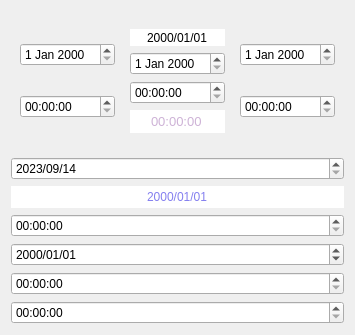
      <widget class="QWidget" name="datetimes">
       <layout class="QGridLayout" name="gridLayout">
        <item row="0" column="0">
         <widget class="QFrame" name="">
          <layout class="QHBoxLayout" name="horizontalLayout_4">
           <item>
            <widget class="QFrame" name="wefe_frame">
             <layout class="QGridLayout" name="gridLayout_41">
              <property name="leftMargin">
               <number>0</number>
              </property>
              <property name="topMargin">
               <number>0</number>
              </property>
              <property name="rightMargin">
               <number>0</number>
              </property>
              <property name="bottomMargin">
               <number>0</number>
              </property>
              <item row="0" column="0">
               <widget class="QDateEdit" name="wefe_date"/>
              </item>
              <item row="1" column="0">
               <widget class="QTimeEdit" name="wefe_time"/>
              </item>
             </layout>
            </widget>
           </item>
           <item>
            <widget class="QFrame" name="frame">
             <layout class="QVBoxLayout" name="verticalLayout_2">
              <item>
               <widget class="QDateEdit" name="lily_date">
                <property name="frame">
                 <bool>false</bool>
                </property>
                <property name="alignment">
                 <set>Qt::AlignCenter</set>
                </property>
                <property name="buttonSymbols">
                 <enum>QAbstractSpinBox::NoButtons</enum>
                </property>
                <property name="displayFormat">
                 <string>yyyy/MM/dd</string>
                </property>
               </widget>
              </item>
              <item>
               <widget class="QDateEdit" name="cspr_date"/>
              </item>
              <item>
               <widget class="QTimeEdit" name="cspr_time"/>
              </item>
              <item>
               <widget class="QTimeEdit" name="lily_time">
                <property name="styleSheet">
                 <string notr="true">
QTimeEdit {
color:rgb(205,178,214);
font-size:10pt;
}
QTimeEdit:hover {
color: rgb(225,198,234);
}
QTimeEdit:focus {
color: rgb(245,218,254);
}
    </string>
                </property>
                <property name="frame">
                 <bool>false</bool>
                </property>
                <property name="alignment">
                 <set>Qt::AlignCenter</set>
                </property>
                <property name="buttonSymbols">
                 <enum>QAbstractSpinBox::NoButtons</enum>
                </property>
                <property name="displayFormat">
                 <string>hh:mm:ss</string>
                </property>
               </widget>
              </item>
             </layout>
            </widget>
           </item>
           <item>
            <widget class="QFrame" name="mm_frame">
             <layout class="QGridLayout" name="gridLayout_44">
              <property name="leftMargin">
               <number>0</number>
              </property>
              <property name="topMargin">
               <number>0</number>
              </property>
              <property name="rightMargin">
               <number>0</number>
              </property>
              <property name="bottomMargin">
               <number>0</number>
              </property>
              <item row="0" column="0">
               <widget class="QDateEdit" name="mental_mental_date"/>
              </item>
              <item row="1" column="0">
               <widget class="QTimeEdit" name="mental_mental_time"/>
              </item>
             </layout>
            </widget>
           </item>
          </layout>
         </widget>
        </item>
        <item row="1" column="0">
         <widget class="QDateEdit" name="basics_date">
          <property name="minimumDateTime">
           <datetime>
            <hour>0</hour>
            <minute>0</minute>
            <second>0</second>
            <year>2023</year>
            <month>9</month>
            <day>14</day>
           </datetime>
          </property>
          <property name="displayFormat">
           <string>yyyy/MM/dd</string>
          </property>
          <property name="date">
           <date>
            <year>2023</year>
            <month>9</month>
            <day>14</day>
           </date>
          </property>
         </widget>
        </item>
        <item row="2" column="0">
         <widget class="QDateEdit" name="sleep_date">
          <property name="toolTip">
           <string>BASICS DATE</string>
          </property>
          <property name="styleSheet">
           <string notr="true">
/* ///////////////////////////////////////////////////////////////
QDateEdit
/////////////////////////////////////////////////////////////// */
QDateEdit {color:rgb(132,127,239);}
QDateEdit:hover {color: rgb(152,147,255);}
QDateEdit:focus {color: rgb(172,167,255);}
</string>
          </property>
          <property name="frame">
           <bool>false</bool>
          </property>
          <property name="alignment">
           <set>Qt::AlignCenter</set>
          </property>
          <property name="buttonSymbols">
           <enum>QAbstractSpinBox::NoButtons</enum>
          </property>
          <property name="displayFormat">
           <string>yyyy/MM/dd</string>
          </property>
         </widget>
        </item>
        <item row="3" column="0">
         <widget class="QTimeEdit" name="sleep_time">
          <property name="displayFormat">
           <string>hh:mm:ss</string>
          </property>
         </widget>
        </item>
        <item row="4" column="0">
         <widget class="QDateEdit" name="diet_date">
          <property name="displayFormat">
           <string>yyyy/MM/dd</string>
          </property>
         </widget>
        </item>
        <item row="5" column="0">
         <widget class="QTimeEdit" name="diet_time">
          <property name="displayFormat">
           <string>hh:mm:ss</string>
          </property>
         </widget>
        </item>
        <item row="6" column="0">
         <widget class="QTimeEdit" name="basics_time">
          <property name="displayFormat">
           <string>hh:mm:ss</string>
          </property>
         </widget>
        </item>
       </layout>
      </widget>
